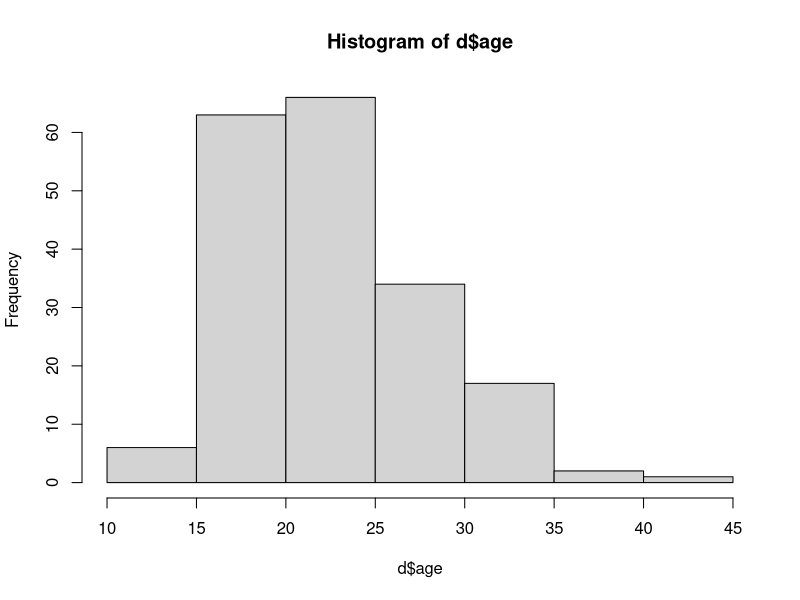
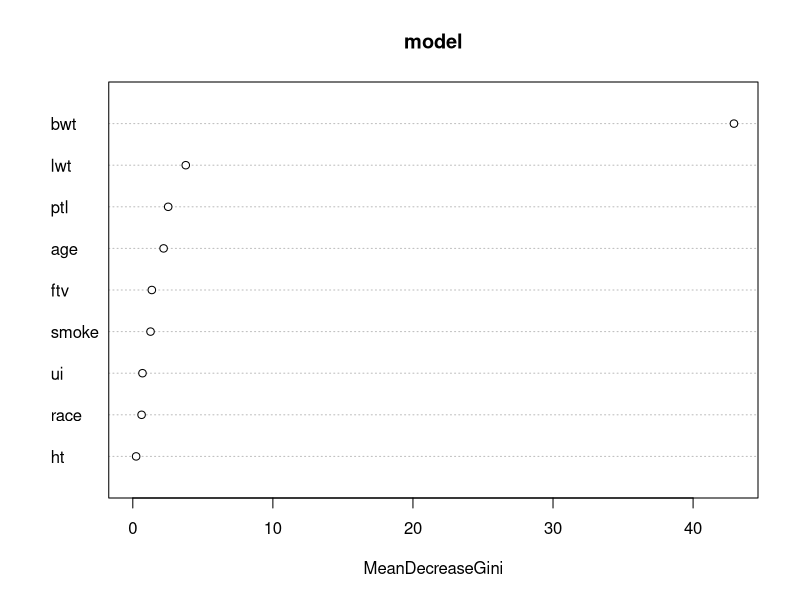
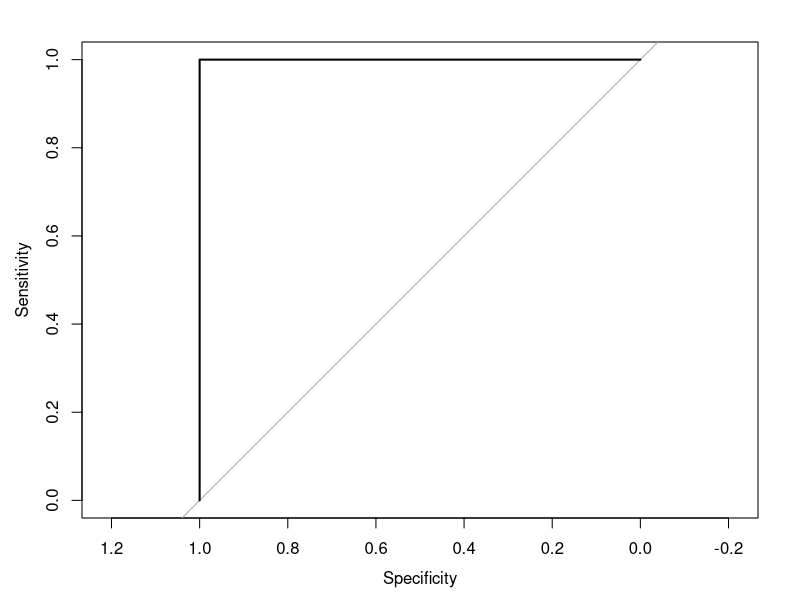

Generate these figures, in order, with R:
## ---- chunk 1
knitr::opts_chunk$set(echo = TRUE)
## ---- chunk 2
library(MASS)
library(randomForest)
## ---- chunk 3
set.seed(123)
d=birthwt
#help("birthwt")
#View(d)
## ---- chunk 4
str(d)
## ---- chunk 5
apply(d,2,function(x) length(unique(x)))
## ---- chunk 6
hist(d$age)
## ---- chunk 7
cols=c(1,4,5,6,7,8,9)
for(i in cols)
{
  d[,i]=as.factor(d[,i])
}

str(d)

## ---- chunk 8
library(caTools)
i=sample.split(Y=d$low,SplitRatio = 0.7)
train=d[i,]
test=d[!i,]
## ---- chunk 9
model=randomForest(low~.,data=train,mtry=3,ntree=60)
model
## ---- chunk 10
importance(model)
## ---- chunk 11
varImpPlot(model)
## ---- chunk 12
pre=predict(model,test,type = "class")
pre
## ---- chunk 13
t=table(pred=pre,act=test$low)
t
## ---- chunk 14
sum(diag(t))/sum(t)
## ---- chunk 15
library(pROC)
#predict with probability
p=predict(model,test,type = 'prob')
p
## ---- chunk 16
a=auc(test$low,p[,2])
a
## ---- chunk 17
plot(roc(test$low,p[,2]))
## ---- chunk 18
#b=tuneRF(train,train$low,ntreeTry = 20,stepFactor = 1.5,improve = 0.01,trace = T,plot = T)
